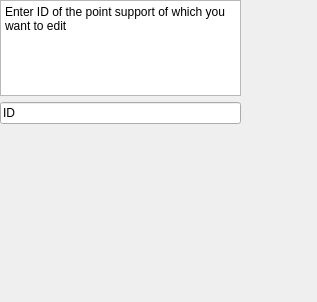
<?xml version="1.0" encoding="UTF-8"?>
<ui version="4.0">
 <class>DeleteSupportsLayout</class>
 <widget class="QWidget" name="DeleteSupportsLayout">
  <property name="geometry">
   <rect>
    <x>0</x>
    <y>0</y>
    <width>317</width>
    <height>302</height>
   </rect>
  </property>
  <property name="windowTitle">
   <string>Form</string>
  </property>
  <widget class="QWidget" name="verticalLayoutWidget">
   <property name="geometry">
    <rect>
     <x>0</x>
     <y>0</y>
     <width>241</width>
     <height>124</height>
    </rect>
   </property>
   <layout class="QVBoxLayout" name="verticalLayout">
    <item>
     <layout class="QVBoxLayout" name="mainLayout">
      <item>
       <widget class="QTextBrowser" name="textBrowser">
        <property name="html">
         <string>&lt;!DOCTYPE HTML PUBLIC &quot;-//W3C//DTD HTML 4.0//EN&quot; &quot;http://www.w3.org/TR/REC-html40/strict.dtd&quot;&gt;
&lt;html&gt;&lt;head&gt;&lt;meta name=&quot;qrichtext&quot; content=&quot;1&quot; /&gt;&lt;meta charset=&quot;utf-8&quot; /&gt;&lt;style type=&quot;text/css&quot;&gt;
p, li { white-space: pre-wrap; }
hr { height: 1px; border-width: 0; }
li.unchecked::marker { content: &quot;\2610&quot;; }
li.checked::marker { content: &quot;\2612&quot;; }
&lt;/style&gt;&lt;/head&gt;&lt;body style=&quot; font-family:'Segoe UI'; font-size:9pt; font-weight:400; font-style:normal;&quot;&gt;
&lt;p style=&quot; margin-top:0px; margin-bottom:0px; margin-left:0px; margin-right:0px; -qt-block-indent:0; text-indent:0px;&quot;&gt;Enter ID of the point support of which you want to edit&lt;/p&gt;
&lt;p style=&quot;-qt-paragraph-type:empty; margin-top:0px; margin-bottom:0px; margin-left:0px; margin-right:0px; -qt-block-indent:0; text-indent:0px;&quot;&gt;&lt;br /&gt;&lt;/p&gt;&lt;/body&gt;&lt;/html&gt;</string>
        </property>
       </widget>
      </item>
      <item>
       <widget class="QLineEdit" name="pointSupportToEditLineEdit">
        <property name="text">
         <string>ID</string>
        </property>
       </widget>
      </item>
     </layout>
    </item>
   </layout>
  </widget>
 </widget>
 <resources/>
 <connections/>
</ui>
